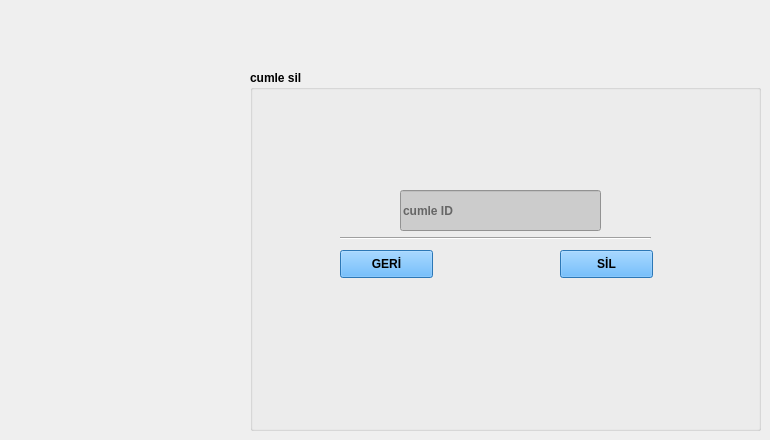
      <widget class="QWidget" name="tab_8">
       <attribute name="title">
        <string>CÜMLE</string>
       </attribute>
       <widget class="QGroupBox" name="groupBox_5">
        <property name="geometry">
         <rect>
          <x>250</x>
          <y>70</y>
          <width>511</width>
          <height>361</height>
         </rect>
        </property>
        <property name="font">
         <font>
          <weight>75</weight>
          <bold>true</bold>
         </font>
        </property>
        <property name="title">
         <string>cumle sil</string>
        </property>
        <property name="flat">
         <bool>true</bool>
        </property>
        <widget class="QPushButton" name="pushButton_cumle_sil">
         <property name="geometry">
          <rect>
           <x>310</x>
           <y>180</y>
           <width>93</width>
           <height>28</height>
          </rect>
         </property>
         <property name="styleSheet">
          <string notr="true">background-color: #3EA6FF;
</string>
         </property>
         <property name="text">
          <string>SİL</string>
         </property>
        </widget>
        <widget class="QLineEdit" name="lineEdit_cumle_sil">
         <property name="geometry">
          <rect>
           <x>150</x>
           <y>120</y>
           <width>201</width>
           <height>41</height>
          </rect>
         </property>
         <property name="styleSheet">
          <string notr="true">background-color: #CCCCCC;
</string>
         </property>
         <property name="placeholderText">
          <string>cumle ID</string>
         </property>
        </widget>
        <widget class="Line" name="line_19">
         <property name="geometry">
          <rect>
           <x>90</x>
           <y>160</y>
           <width>311</width>
           <height>16</height>
          </rect>
         </property>
         <property name="orientation">
          <enum>Qt::Horizontal</enum>
         </property>
        </widget>
        <widget class="QPushButton" name="pushButton_cumle_sil_geri">
         <property name="geometry">
          <rect>
           <x>90</x>
           <y>180</y>
           <width>93</width>
           <height>28</height>
          </rect>
         </property>
         <property name="styleSheet">
          <string notr="true">background-color: #3EA6FF;
</string>
         </property>
         <property name="text">
          <string>GERİ</string>
         </property>
        </widget>
       </widget>
      </widget>
